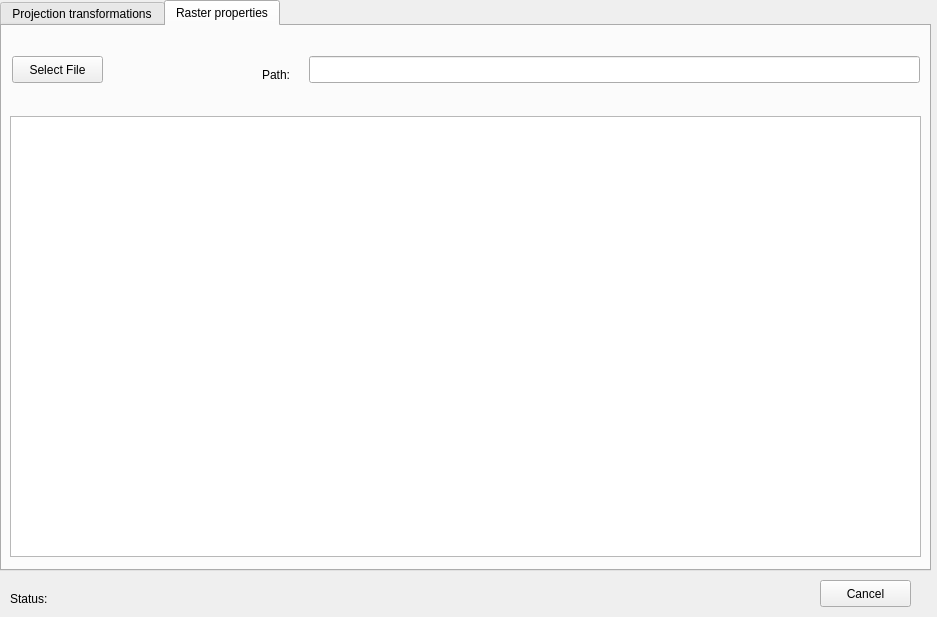
<?xml version="1.0" encoding="UTF-8"?>
<ui version="4.0">
 <class>GeoServices</class>
 <widget class="QWidget" name="GeoServices">
  <property name="geometry">
   <rect>
    <x>0</x>
    <y>0</y>
    <width>937</width>
    <height>617</height>
   </rect>
  </property>
  <property name="windowTitle">
   <string>Geo-services</string>
  </property>
  <widget class="QTabWidget" name="services_tab">
   <property name="geometry">
    <rect>
     <x>0</x>
     <y>0</y>
     <width>931</width>
     <height>571</height>
    </rect>
   </property>
   <property name="currentIndex">
    <number>1</number>
   </property>
   <widget class="QWidget" name="tab">
    <attribute name="title">
     <string>Projection transformations</string>
    </attribute>
    <widget class="QGroupBox" name="fwd_group">
     <property name="geometry">
      <rect>
       <x>10</x>
       <y>10</y>
       <width>291</width>
       <height>521</height>
      </rect>
     </property>
     <property name="autoFillBackground">
      <bool>false</bool>
     </property>
     <property name="title">
      <string>Forward transformation</string>
     </property>
     <property name="flat">
      <bool>false</bool>
     </property>
     <property name="checkable">
      <bool>false</bool>
     </property>
     <widget class="QFrame" name="fwd_frame">
      <property name="geometry">
       <rect>
        <x>0</x>
        <y>20</y>
        <width>281</width>
        <height>501</height>
       </rect>
      </property>
      <property name="frameShape">
       <enum>QFrame::StyledPanel</enum>
      </property>
      <property name="frameShadow">
       <enum>QFrame::Raised</enum>
      </property>
      <widget class="QPushButton" name="fwd_ok">
       <property name="geometry">
        <rect>
         <x>180</x>
         <y>470</y>
         <width>91</width>
         <height>27</height>
        </rect>
       </property>
       <property name="text">
        <string>OK</string>
       </property>
      </widget>
      <widget class="QPushButton" name="fwd_clear_all">
       <property name="geometry">
        <rect>
         <x>10</x>
         <y>470</y>
         <width>91</width>
         <height>27</height>
        </rect>
       </property>
       <property name="text">
        <string>Clear</string>
       </property>
      </widget>
      <widget class="QLabel" name="label">
       <property name="geometry">
        <rect>
         <x>10</x>
         <y>10</y>
         <width>121</width>
         <height>17</height>
        </rect>
       </property>
       <property name="text">
        <string>Input parameters</string>
       </property>
      </widget>
      <widget class="QLabel" name="label_4">
       <property name="geometry">
        <rect>
         <x>10</x>
         <y>50</y>
         <width>81</width>
         <height>17</height>
        </rect>
       </property>
       <property name="text">
        <string>Longitude:</string>
       </property>
      </widget>
      <widget class="QLineEdit" name="fwd_lons_input">
       <property name="geometry">
        <rect>
         <x>140</x>
         <y>40</y>
         <width>113</width>
         <height>27</height>
        </rect>
       </property>
      </widget>
      <widget class="QLabel" name="label_5">
       <property name="geometry">
        <rect>
         <x>10</x>
         <y>90</y>
         <width>81</width>
         <height>17</height>
        </rect>
       </property>
       <property name="text">
        <string>Latitude:</string>
       </property>
      </widget>
      <widget class="QLineEdit" name="fwd_lat_input">
       <property name="geometry">
        <rect>
         <x>140</x>
         <y>80</y>
         <width>113</width>
         <height>27</height>
        </rect>
       </property>
      </widget>
      <widget class="QLabel" name="label_6">
       <property name="geometry">
        <rect>
         <x>10</x>
         <y>130</y>
         <width>81</width>
         <height>17</height>
        </rect>
       </property>
       <property name="text">
        <string>Azimuth:</string>
       </property>
      </widget>
      <widget class="QLineEdit" name="fwd_az_input">
       <property name="geometry">
        <rect>
         <x>140</x>
         <y>120</y>
         <width>113</width>
         <height>27</height>
        </rect>
       </property>
      </widget>
      <widget class="QLabel" name="label_7">
       <property name="geometry">
        <rect>
         <x>10</x>
         <y>170</y>
         <width>81</width>
         <height>17</height>
        </rect>
       </property>
       <property name="text">
        <string>Distance:</string>
       </property>
      </widget>
      <widget class="QLineEdit" name="fwd_dist_input">
       <property name="geometry">
        <rect>
         <x>140</x>
         <y>160</y>
         <width>113</width>
         <height>27</height>
        </rect>
       </property>
      </widget>
      <widget class="QLabel" name="label_8">
       <property name="geometry">
        <rect>
         <x>10</x>
         <y>230</y>
         <width>71</width>
         <height>17</height>
        </rect>
       </property>
       <property name="text">
        <string>Result:</string>
       </property>
      </widget>
      <widget class="QTextEdit" name="fwd_output">
       <property name="geometry">
        <rect>
         <x>10</x>
         <y>250</y>
         <width>261</width>
         <height>201</height>
        </rect>
       </property>
      </widget>
     </widget>
    </widget>
    <widget class="QGroupBox" name="inv_group">
     <property name="geometry">
      <rect>
       <x>320</x>
       <y>10</y>
       <width>281</width>
       <height>521</height>
      </rect>
     </property>
     <property name="title">
      <string>Invert transformation</string>
     </property>
     <widget class="QFrame" name="inv_frame">
      <property name="geometry">
       <rect>
        <x>0</x>
        <y>20</y>
        <width>281</width>
        <height>501</height>
       </rect>
      </property>
      <property name="frameShape">
       <enum>QFrame::StyledPanel</enum>
      </property>
      <property name="frameShadow">
       <enum>QFrame::Raised</enum>
      </property>
      <widget class="QPushButton" name="inv_ok">
       <property name="geometry">
        <rect>
         <x>180</x>
         <y>470</y>
         <width>91</width>
         <height>27</height>
        </rect>
       </property>
       <property name="text">
        <string>OK</string>
       </property>
      </widget>
      <widget class="QPushButton" name="inv_clear_all">
       <property name="geometry">
        <rect>
         <x>10</x>
         <y>470</y>
         <width>91</width>
         <height>27</height>
        </rect>
       </property>
       <property name="text">
        <string>Clear</string>
       </property>
      </widget>
      <widget class="QLabel" name="label_2">
       <property name="geometry">
        <rect>
         <x>10</x>
         <y>10</y>
         <width>121</width>
         <height>17</height>
        </rect>
       </property>
       <property name="text">
        <string>Input parameters</string>
       </property>
      </widget>
      <widget class="QLabel" name="label_9">
       <property name="geometry">
        <rect>
         <x>10</x>
         <y>50</y>
         <width>110</width>
         <height>17</height>
        </rect>
       </property>
       <property name="text">
        <string>Start longitude:</string>
       </property>
      </widget>
      <widget class="QLineEdit" name="inv_e_lons_input">
       <property name="geometry">
        <rect>
         <x>140</x>
         <y>120</y>
         <width>113</width>
         <height>27</height>
        </rect>
       </property>
      </widget>
      <widget class="QLabel" name="label_10">
       <property name="geometry">
        <rect>
         <x>10</x>
         <y>170</y>
         <width>101</width>
         <height>17</height>
        </rect>
       </property>
       <property name="text">
        <string>End latitude:</string>
       </property>
      </widget>
      <widget class="QLabel" name="label_11">
       <property name="geometry">
        <rect>
         <x>10</x>
         <y>130</y>
         <width>101</width>
         <height>17</height>
        </rect>
       </property>
       <property name="text">
        <string>End longitude:</string>
       </property>
      </widget>
      <widget class="QLineEdit" name="inv_e_lat_input_2">
       <property name="geometry">
        <rect>
         <x>140</x>
         <y>160</y>
         <width>113</width>
         <height>27</height>
        </rect>
       </property>
      </widget>
      <widget class="QLabel" name="label_12">
       <property name="geometry">
        <rect>
         <x>10</x>
         <y>90</y>
         <width>101</width>
         <height>17</height>
        </rect>
       </property>
       <property name="text">
        <string>Start latitude:</string>
       </property>
      </widget>
      <widget class="QLineEdit" name="inv_s_lons_input">
       <property name="geometry">
        <rect>
         <x>140</x>
         <y>40</y>
         <width>113</width>
         <height>27</height>
        </rect>
       </property>
      </widget>
      <widget class="QLineEdit" name="inv_e_lat_input">
       <property name="geometry">
        <rect>
         <x>140</x>
         <y>80</y>
         <width>113</width>
         <height>27</height>
        </rect>
       </property>
      </widget>
      <widget class="QTextEdit" name="inv_output">
       <property name="geometry">
        <rect>
         <x>10</x>
         <y>250</y>
         <width>261</width>
         <height>201</height>
        </rect>
       </property>
      </widget>
      <widget class="QLabel" name="label_13">
       <property name="geometry">
        <rect>
         <x>10</x>
         <y>230</y>
         <width>71</width>
         <height>17</height>
        </rect>
       </property>
       <property name="text">
        <string>Result:</string>
       </property>
      </widget>
     </widget>
    </widget>
    <widget class="QGroupBox" name="inter_group">
     <property name="geometry">
      <rect>
       <x>630</x>
       <y>10</y>
       <width>281</width>
       <height>521</height>
      </rect>
     </property>
     <property name="title">
      <string>Intermediate points</string>
     </property>
     <widget class="QFrame" name="inter_frame">
      <property name="geometry">
       <rect>
        <x>0</x>
        <y>20</y>
        <width>281</width>
        <height>501</height>
       </rect>
      </property>
      <property name="frameShape">
       <enum>QFrame::StyledPanel</enum>
      </property>
      <property name="frameShadow">
       <enum>QFrame::Raised</enum>
      </property>
      <widget class="QPushButton" name="inter_ok">
       <property name="geometry">
        <rect>
         <x>180</x>
         <y>470</y>
         <width>91</width>
         <height>27</height>
        </rect>
       </property>
       <property name="text">
        <string>OK</string>
       </property>
      </widget>
      <widget class="QPushButton" name="inter_clear_all">
       <property name="geometry">
        <rect>
         <x>10</x>
         <y>470</y>
         <width>91</width>
         <height>27</height>
        </rect>
       </property>
       <property name="text">
        <string>Clear</string>
       </property>
      </widget>
      <widget class="QLabel" name="label_3">
       <property name="geometry">
        <rect>
         <x>10</x>
         <y>10</y>
         <width>121</width>
         <height>17</height>
        </rect>
       </property>
       <property name="text">
        <string>Input parameters</string>
       </property>
      </widget>
      <widget class="QLabel" name="label_14">
       <property name="geometry">
        <rect>
         <x>10</x>
         <y>90</y>
         <width>101</width>
         <height>17</height>
        </rect>
       </property>
       <property name="text">
        <string>Start latitude:</string>
       </property>
      </widget>
      <widget class="QLineEdit" name="inter_e_lat_input">
       <property name="geometry">
        <rect>
         <x>140</x>
         <y>160</y>
         <width>113</width>
         <height>27</height>
        </rect>
       </property>
      </widget>
      <widget class="QLabel" name="label_15">
       <property name="geometry">
        <rect>
         <x>10</x>
         <y>50</y>
         <width>110</width>
         <height>17</height>
        </rect>
       </property>
       <property name="text">
        <string>Start longitude:</string>
       </property>
      </widget>
      <widget class="QLineEdit" name="inter_s_lat_input">
       <property name="geometry">
        <rect>
         <x>140</x>
         <y>80</y>
         <width>113</width>
         <height>27</height>
        </rect>
       </property>
      </widget>
      <widget class="QLabel" name="label_16">
       <property name="geometry">
        <rect>
         <x>10</x>
         <y>130</y>
         <width>101</width>
         <height>17</height>
        </rect>
       </property>
       <property name="text">
        <string>End longitude:</string>
       </property>
      </widget>
      <widget class="QLineEdit" name="inter_s_lons_input">
       <property name="geometry">
        <rect>
         <x>140</x>
         <y>40</y>
         <width>113</width>
         <height>27</height>
        </rect>
       </property>
      </widget>
      <widget class="QLabel" name="label_17">
       <property name="geometry">
        <rect>
         <x>10</x>
         <y>170</y>
         <width>101</width>
         <height>17</height>
        </rect>
       </property>
       <property name="text">
        <string>End latitude:</string>
       </property>
      </widget>
      <widget class="QLineEdit" name="inter_e_lons_input">
       <property name="geometry">
        <rect>
         <x>140</x>
         <y>120</y>
         <width>113</width>
         <height>27</height>
        </rect>
       </property>
      </widget>
      <widget class="QLineEdit" name="inter_nop_input">
       <property name="geometry">
        <rect>
         <x>140</x>
         <y>200</y>
         <width>113</width>
         <height>27</height>
        </rect>
       </property>
      </widget>
      <widget class="QLabel" name="label_18">
       <property name="geometry">
        <rect>
         <x>10</x>
         <y>210</y>
         <width>121</width>
         <height>17</height>
        </rect>
       </property>
       <property name="text">
        <string>Number of points:</string>
       </property>
      </widget>
      <widget class="QTextEdit" name="inter_output">
       <property name="geometry">
        <rect>
         <x>10</x>
         <y>250</y>
         <width>261</width>
         <height>201</height>
        </rect>
       </property>
      </widget>
      <widget class="QLabel" name="label_19">
       <property name="geometry">
        <rect>
         <x>10</x>
         <y>230</y>
         <width>71</width>
         <height>17</height>
        </rect>
       </property>
       <property name="text">
        <string>Result:</string>
       </property>
      </widget>
     </widget>
    </widget>
   </widget>
   <widget class="QWidget" name="tab_2">
    <attribute name="title">
     <string>Raster properties</string>
    </attribute>
    <widget class="QTextBrowser" name="raster_properties_text">
     <property name="geometry">
      <rect>
       <x>8</x>
       <y>90</y>
       <width>911</width>
       <height>441</height>
      </rect>
     </property>
    </widget>
    <widget class="QPushButton" name="select_file_btn">
     <property name="geometry">
      <rect>
       <x>10</x>
       <y>30</y>
       <width>91</width>
       <height>27</height>
      </rect>
     </property>
     <property name="text">
      <string>Select File</string>
     </property>
    </widget>
    <widget class="QLineEdit" name="path_to_file">
     <property name="geometry">
      <rect>
       <x>307</x>
       <y>30</y>
       <width>611</width>
       <height>27</height>
      </rect>
     </property>
    </widget>
    <widget class="QLabel" name="label_20">
     <property name="geometry">
      <rect>
       <x>260</x>
       <y>40</y>
       <width>41</width>
       <height>17</height>
      </rect>
     </property>
     <property name="text">
      <string>Path:</string>
     </property>
    </widget>
   </widget>
  </widget>
  <widget class="QPushButton" name="pushButton">
   <property name="geometry">
    <rect>
     <x>820</x>
     <y>580</y>
     <width>91</width>
     <height>27</height>
    </rect>
   </property>
   <property name="text">
    <string>Cancel</string>
   </property>
  </widget>
  <widget class="QLabel" name="label_21">
   <property name="geometry">
    <rect>
     <x>10</x>
     <y>590</y>
     <width>62</width>
     <height>17</height>
    </rect>
   </property>
   <property name="text">
    <string>Status:</string>
   </property>
  </widget>
  <widget class="QLabel" name="status_label">
   <property name="geometry">
    <rect>
     <x>80</x>
     <y>590</y>
     <width>711</width>
     <height>17</height>
    </rect>
   </property>
   <property name="text">
    <string/>
   </property>
  </widget>
 </widget>
 <resources/>
 <connections/>
</ui>
